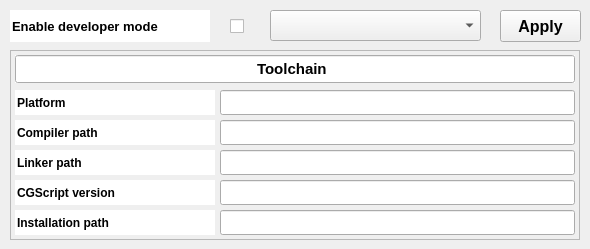
   <widget class="QWidget" name="Develop">
    <attribute name="title">
     <string>Develop</string>
    </attribute>
    <widget class="QLineEdit" name="enableDevModeLbl">
     <property name="geometry">
      <rect>
       <x>10</x>
       <y>10</y>
       <width>200</width>
       <height>32</height>
      </rect>
     </property>
     <property name="font">
      <font>
       <pointsize>10</pointsize>
       <weight>75</weight>
       <bold>true</bold>
       <kerning>true</kerning>
      </font>
     </property>
     <property name="mouseTracking">
      <bool>false</bool>
     </property>
     <property name="focusPolicy">
      <enum>Qt::NoFocus</enum>
     </property>
     <property name="acceptDrops">
      <bool>false</bool>
     </property>
     <property name="autoFillBackground">
      <bool>true</bool>
     </property>
     <property name="locale">
      <locale language="English" country="UnitedStates"/>
     </property>
     <property name="text">
      <string>Enable developer mode</string>
     </property>
     <property name="frame">
      <bool>false</bool>
     </property>
     <property name="readOnly">
      <bool>true</bool>
     </property>
    </widget>
    <widget class="QCheckBox" name="devModeCheckBox">
     <property name="enabled">
      <bool>true</bool>
     </property>
     <property name="geometry">
      <rect>
       <x>230</x>
       <y>14</y>
       <width>24</width>
       <height>24</height>
      </rect>
     </property>
     <property name="font">
      <font>
       <pointsize>9</pointsize>
       <weight>75</weight>
       <bold>true</bold>
       <kerning>true</kerning>
      </font>
     </property>
     <property name="focusPolicy">
      <enum>Qt::NoFocus</enum>
     </property>
     <property name="autoFillBackground">
      <bool>true</bool>
     </property>
     <property name="text">
      <string/>
     </property>
     <property name="checked">
      <bool>false</bool>
     </property>
    </widget>
    <widget class="QFrame" name="toolChainFrame">
     <property name="geometry">
      <rect>
       <x>10</x>
       <y>50</y>
       <width>570</width>
       <height>190</height>
      </rect>
     </property>
     <property name="frameShape">
      <enum>QFrame::StyledPanel</enum>
     </property>
     <property name="frameShadow">
      <enum>QFrame::Raised</enum>
     </property>
     <widget class="QLineEdit" name="toolChainLbl">
      <property name="geometry">
       <rect>
        <x>5</x>
        <y>5</y>
        <width>560</width>
        <height>28</height>
       </rect>
      </property>
      <property name="font">
       <font>
        <pointsize>11</pointsize>
        <weight>75</weight>
        <bold>true</bold>
        <underline>false</underline>
        <kerning>true</kerning>
       </font>
      </property>
      <property name="mouseTracking">
       <bool>false</bool>
      </property>
      <property name="focusPolicy">
       <enum>Qt::NoFocus</enum>
      </property>
      <property name="acceptDrops">
       <bool>false</bool>
      </property>
      <property name="autoFillBackground">
       <bool>true</bool>
      </property>
      <property name="locale">
       <locale language="English" country="UnitedStates"/>
      </property>
      <property name="text">
       <string>Toolchain </string>
      </property>
      <property name="frame">
       <bool>true</bool>
      </property>
      <property name="alignment">
       <set>Qt::AlignCenter</set>
      </property>
      <property name="readOnly">
       <bool>true</bool>
      </property>
     </widget>
     <widget class="QLineEdit" name="compilerLbl">
      <property name="geometry">
       <rect>
        <x>5</x>
        <y>70</y>
        <width>200</width>
        <height>25</height>
       </rect>
      </property>
      <property name="font">
       <font>
        <pointsize>9</pointsize>
        <weight>75</weight>
        <bold>true</bold>
        <kerning>true</kerning>
       </font>
      </property>
      <property name="mouseTracking">
       <bool>false</bool>
      </property>
      <property name="focusPolicy">
       <enum>Qt::NoFocus</enum>
      </property>
      <property name="acceptDrops">
       <bool>false</bool>
      </property>
      <property name="autoFillBackground">
       <bool>true</bool>
      </property>
      <property name="locale">
       <locale language="English" country="UnitedStates"/>
      </property>
      <property name="text">
       <string>Compiler path</string>
      </property>
      <property name="frame">
       <bool>false</bool>
      </property>
      <property name="readOnly">
       <bool>true</bool>
      </property>
     </widget>
     <widget class="QLineEdit" name="platformLbl">
      <property name="geometry">
       <rect>
        <x>5</x>
        <y>40</y>
        <width>200</width>
        <height>25</height>
       </rect>
      </property>
      <property name="font">
       <font>
        <pointsize>9</pointsize>
        <weight>75</weight>
        <bold>true</bold>
        <kerning>true</kerning>
       </font>
      </property>
      <property name="mouseTracking">
       <bool>false</bool>
      </property>
      <property name="focusPolicy">
       <enum>Qt::NoFocus</enum>
      </property>
      <property name="acceptDrops">
       <bool>false</bool>
      </property>
      <property name="autoFillBackground">
       <bool>true</bool>
      </property>
      <property name="locale">
       <locale language="English" country="UnitedStates"/>
      </property>
      <property name="text">
       <string>Platform</string>
      </property>
      <property name="frame">
       <bool>false</bool>
      </property>
      <property name="readOnly">
       <bool>true</bool>
      </property>
     </widget>
     <widget class="QLineEdit" name="linkerLbl">
      <property name="geometry">
       <rect>
        <x>5</x>
        <y>100</y>
        <width>200</width>
        <height>25</height>
       </rect>
      </property>
      <property name="font">
       <font>
        <pointsize>9</pointsize>
        <weight>75</weight>
        <bold>true</bold>
        <kerning>true</kerning>
       </font>
      </property>
      <property name="mouseTracking">
       <bool>false</bool>
      </property>
      <property name="focusPolicy">
       <enum>Qt::NoFocus</enum>
      </property>
      <property name="acceptDrops">
       <bool>false</bool>
      </property>
      <property name="autoFillBackground">
       <bool>true</bool>
      </property>
      <property name="locale">
       <locale language="English" country="UnitedStates"/>
      </property>
      <property name="text">
       <string>Linker path</string>
      </property>
      <property name="frame">
       <bool>false</bool>
      </property>
      <property name="readOnly">
       <bool>true</bool>
      </property>
     </widget>
     <widget class="QLineEdit" name="compilerEdit">
      <property name="geometry">
       <rect>
        <x>210</x>
        <y>70</y>
        <width>355</width>
        <height>25</height>
       </rect>
      </property>
      <property name="font">
       <font>
        <pointsize>8</pointsize>
        <weight>50</weight>
        <bold>false</bold>
       </font>
      </property>
      <property name="focusPolicy">
       <enum>Qt::StrongFocus</enum>
      </property>
      <property name="autoFillBackground">
       <bool>false</bool>
      </property>
      <property name="frame">
       <bool>true</bool>
      </property>
      <property name="readOnly">
       <bool>false</bool>
      </property>
     </widget>
     <widget class="QLineEdit" name="linkerEdit">
      <property name="geometry">
       <rect>
        <x>210</x>
        <y>100</y>
        <width>355</width>
        <height>25</height>
       </rect>
      </property>
      <property name="font">
       <font>
        <pointsize>8</pointsize>
        <weight>50</weight>
        <bold>false</bold>
       </font>
      </property>
      <property name="focusPolicy">
       <enum>Qt::StrongFocus</enum>
      </property>
      <property name="autoFillBackground">
       <bool>false</bool>
      </property>
      <property name="frame">
       <bool>true</bool>
      </property>
      <property name="readOnly">
       <bool>false</bool>
      </property>
     </widget>
     <widget class="QLineEdit" name="platformEdit">
      <property name="geometry">
       <rect>
        <x>210</x>
        <y>40</y>
        <width>355</width>
        <height>25</height>
       </rect>
      </property>
      <property name="font">
       <font>
        <pointsize>8</pointsize>
        <weight>50</weight>
        <bold>false</bold>
       </font>
      </property>
      <property name="focusPolicy">
       <enum>Qt::StrongFocus</enum>
      </property>
      <property name="autoFillBackground">
       <bool>false</bool>
      </property>
      <property name="frame">
       <bool>true</bool>
      </property>
      <property name="alignment">
       <set>Qt::AlignLeading|Qt::AlignLeft|Qt::AlignVCenter</set>
      </property>
      <property name="readOnly">
       <bool>true</bool>
      </property>
     </widget>
     <widget class="QLineEdit" name="CGScriptLbl">
      <property name="geometry">
       <rect>
        <x>5</x>
        <y>130</y>
        <width>200</width>
        <height>25</height>
       </rect>
      </property>
      <property name="font">
       <font>
        <pointsize>9</pointsize>
        <weight>75</weight>
        <bold>true</bold>
        <kerning>true</kerning>
       </font>
      </property>
      <property name="mouseTracking">
       <bool>false</bool>
      </property>
      <property name="focusPolicy">
       <enum>Qt::NoFocus</enum>
      </property>
      <property name="acceptDrops">
       <bool>false</bool>
      </property>
      <property name="autoFillBackground">
       <bool>true</bool>
      </property>
      <property name="locale">
       <locale language="English" country="UnitedStates"/>
      </property>
      <property name="text">
       <string>CGScript version</string>
      </property>
      <property name="frame">
       <bool>false</bool>
      </property>
      <property name="readOnly">
       <bool>true</bool>
      </property>
     </widget>
     <widget class="QLineEdit" name="CGScriptEdit">
      <property name="geometry">
       <rect>
        <x>210</x>
        <y>130</y>
        <width>355</width>
        <height>25</height>
       </rect>
      </property>
      <property name="font">
       <font>
        <pointsize>8</pointsize>
        <weight>50</weight>
        <bold>false</bold>
       </font>
      </property>
      <property name="focusPolicy">
       <enum>Qt::StrongFocus</enum>
      </property>
      <property name="autoFillBackground">
       <bool>false</bool>
      </property>
      <property name="frame">
       <bool>true</bool>
      </property>
      <property name="readOnly">
       <bool>false</bool>
      </property>
     </widget>
     <widget class="QLineEdit" name="InstallationPathLbl">
      <property name="geometry">
       <rect>
        <x>5</x>
        <y>160</y>
        <width>200</width>
        <height>25</height>
       </rect>
      </property>
      <property name="font">
       <font>
        <pointsize>9</pointsize>
        <weight>75</weight>
        <bold>true</bold>
        <kerning>true</kerning>
       </font>
      </property>
      <property name="mouseTracking">
       <bool>false</bool>
      </property>
      <property name="focusPolicy">
       <enum>Qt::NoFocus</enum>
      </property>
      <property name="acceptDrops">
       <bool>false</bool>
      </property>
      <property name="autoFillBackground">
       <bool>true</bool>
      </property>
      <property name="locale">
       <locale language="English" country="UnitedStates"/>
      </property>
      <property name="text">
       <string>Installation path</string>
      </property>
      <property name="frame">
       <bool>false</bool>
      </property>
      <property name="readOnly">
       <bool>true</bool>
      </property>
     </widget>
     <widget class="QLineEdit" name="InstallationPathEdit">
      <property name="geometry">
       <rect>
        <x>210</x>
        <y>160</y>
        <width>355</width>
        <height>25</height>
       </rect>
      </property>
      <property name="font">
       <font>
        <pointsize>8</pointsize>
        <weight>50</weight>
        <bold>false</bold>
       </font>
      </property>
      <property name="focusPolicy">
       <enum>Qt::StrongFocus</enum>
      </property>
      <property name="autoFillBackground">
       <bool>false</bool>
      </property>
      <property name="frame">
       <bool>true</bool>
      </property>
      <property name="readOnly">
       <bool>false</bool>
      </property>
     </widget>
    </widget>
    <widget class="QComboBox" name="platformComboBox">
     <property name="geometry">
      <rect>
       <x>270</x>
       <y>10</y>
       <width>211</width>
       <height>31</height>
      </rect>
     </property>
    </widget>
    <widget class="QPushButton" name="applyPlatformButton">
     <property name="geometry">
      <rect>
       <x>500</x>
       <y>10</y>
       <width>81</width>
       <height>32</height>
      </rect>
     </property>
     <property name="font">
      <font>
       <pointsize>12</pointsize>
       <weight>75</weight>
       <bold>true</bold>
      </font>
     </property>
     <property name="focusPolicy">
      <enum>Qt::NoFocus</enum>
     </property>
     <property name="autoFillBackground">
      <bool>true</bool>
     </property>
     <property name="text">
      <string>Apply</string>
     </property>
     <property name="iconSize">
      <size>
       <width>39</width>
       <height>31</height>
      </size>
     </property>
     <property name="autoDefault">
      <bool>false</bool>
     </property>
     <property name="flat">
      <bool>false</bool>
     </property>
    </widget>
   </widget>
